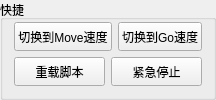
         <widget class="QGroupBox" name="groupBox_6">
          <property name="title">
           <string>快捷</string>
          </property>
          <layout class="QVBoxLayout" name="verticalLayout_9" stretch="1,1">
           <property name="topMargin">
            <number>2</number>
           </property>
           <item>
            <layout class="QHBoxLayout" name="horizontalLayout_32" stretch="1,1">
             <item>
              <widget class="QPushButton" name="pushButton_LowSpeed">
               <property name="sizePolicy">
                <sizepolicy hsizetype="Minimum" vsizetype="Preferred">
                 <horstretch>0</horstretch>
                 <verstretch>0</verstretch>
                </sizepolicy>
               </property>
               <property name="text">
                <string>切换到Move速度</string>
               </property>
              </widget>
             </item>
             <item>
              <widget class="QPushButton" name="pushButton_HighSpeed">
               <property name="sizePolicy">
                <sizepolicy hsizetype="Minimum" vsizetype="Preferred">
                 <horstretch>0</horstretch>
                 <verstretch>0</verstretch>
                </sizepolicy>
               </property>
               <property name="text">
                <string>切换到Go速度</string>
               </property>
              </widget>
             </item>
            </layout>
           </item>
           <item>
            <layout class="QHBoxLayout" name="horizontalLayout_31" stretch="1,1">
             <item>
              <widget class="QPushButton" name="pushButton_RealoadScript">
               <property name="sizePolicy">
                <sizepolicy hsizetype="Minimum" vsizetype="Preferred">
                 <horstretch>0</horstretch>
                 <verstretch>0</verstretch>
                </sizepolicy>
               </property>
               <property name="text">
                <string>重载脚本</string>
               </property>
              </widget>
             </item>
             <item>
              <widget class="QPushButton" name="pushButton_Abort">
               <property name="sizePolicy">
                <sizepolicy hsizetype="Minimum" vsizetype="Preferred">
                 <horstretch>0</horstretch>
                 <verstretch>0</verstretch>
                </sizepolicy>
               </property>
               <property name="text">
                <string>紧急停止</string>
               </property>
              </widget>
             </item>
            </layout>
           </item>
          </layout>
         </widget>
